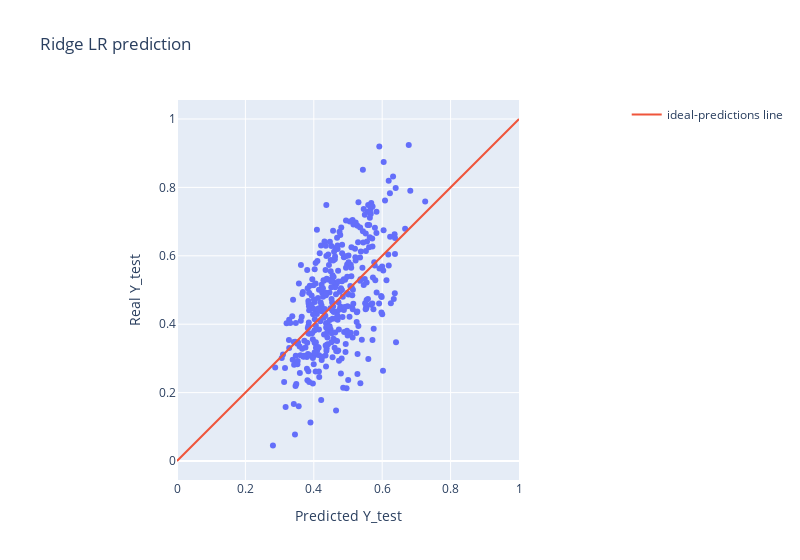

Notebook cell for this chart:
### Code cell
import plotly.express as px
fig = px.scatter(y=Y_test, x=ridge_lr.best_estimator_.predict(X_test), title='Ridge LR prediction', width=800)
fig.add_trace(go.Scatter(x=[0,1], y=[0,1], name='ideal-predictions line', mode='lines'))
fig.update_xaxes(title= 'Predicted Y_test')
fig.update_yaxes(title= 'Real Y_test')
fig.update_xaxes(constrain='domain')
fig.update_yaxes(scaleanchor = "x", scaleratio = 1)
fig.show()

### Figure 1 — Plotly figure (JSON) as saved in the notebook; plotly's stock layout.template omitted (floating-point values rounded to 4 significant figures; data arrays with more than 128 entries replaced by an {"elided": "..."} marker saying what was removed)
{"data": [{"hovertemplate": "x=%{x}<br>y=%{y}<extra></extra>", "legendgroup": "", "marker": {"color": "#636efa", "symbol": "circle"}, "mode": "markers", "name": "", "orientation": "v", "showlegend": false, "type": "scatter", "x": {"elided": "365 float values"}, "xaxis": "x", "y": {"elided": "365 float values"}, "yaxis": "y"}, {"mode": "lines", "name": "ideal-predictions line", "type": "scatter", "x": [0, 1], "y": [0, 1]}], "layout": {"legend": {"tracegroupgap": 0}, "title": {"text": "Ridge LR prediction"}, "width": 800, "xaxis": {"anchor": "y", "constrain": "domain", "domain": [0.0, 1.0], "title": {"text": "Predicted Y_test"}}, "yaxis": {"anchor": "x", "domain": [0.0, 1.0], "scaleanchor": "x", "scaleratio": 1, "title": {"text": "Real Y_test"}}}}
